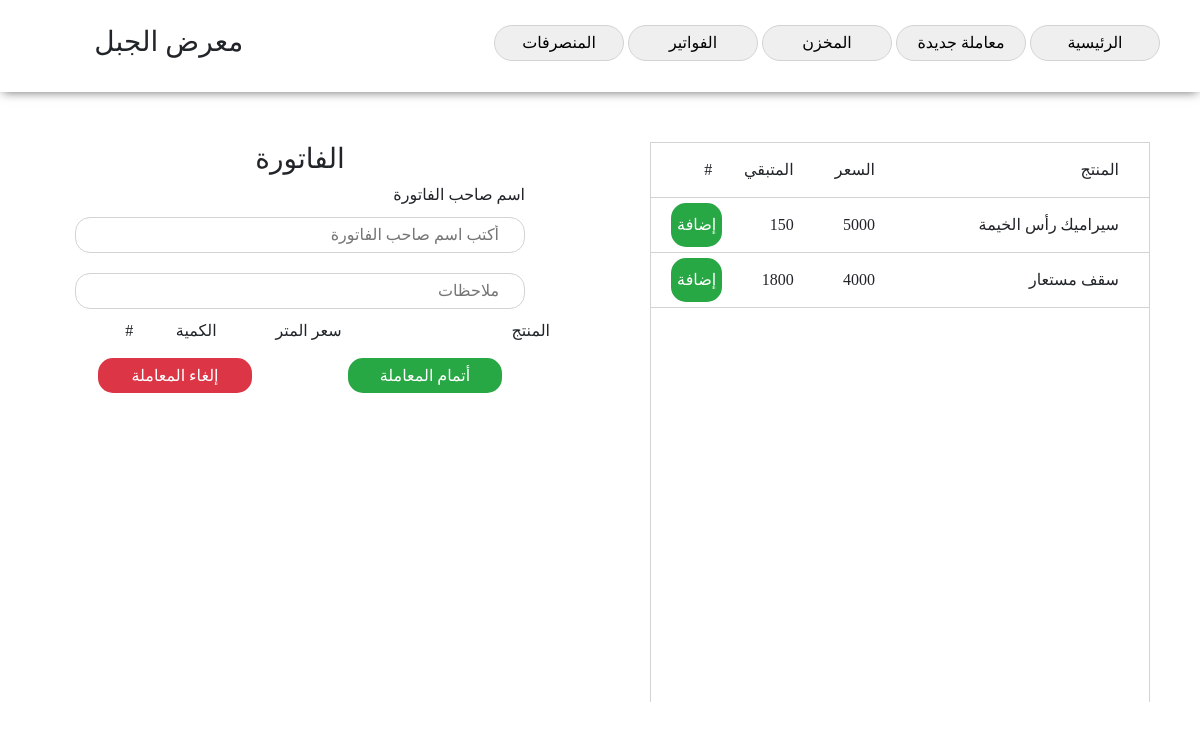
The page /deal (signed in) on the database as committed earlier.
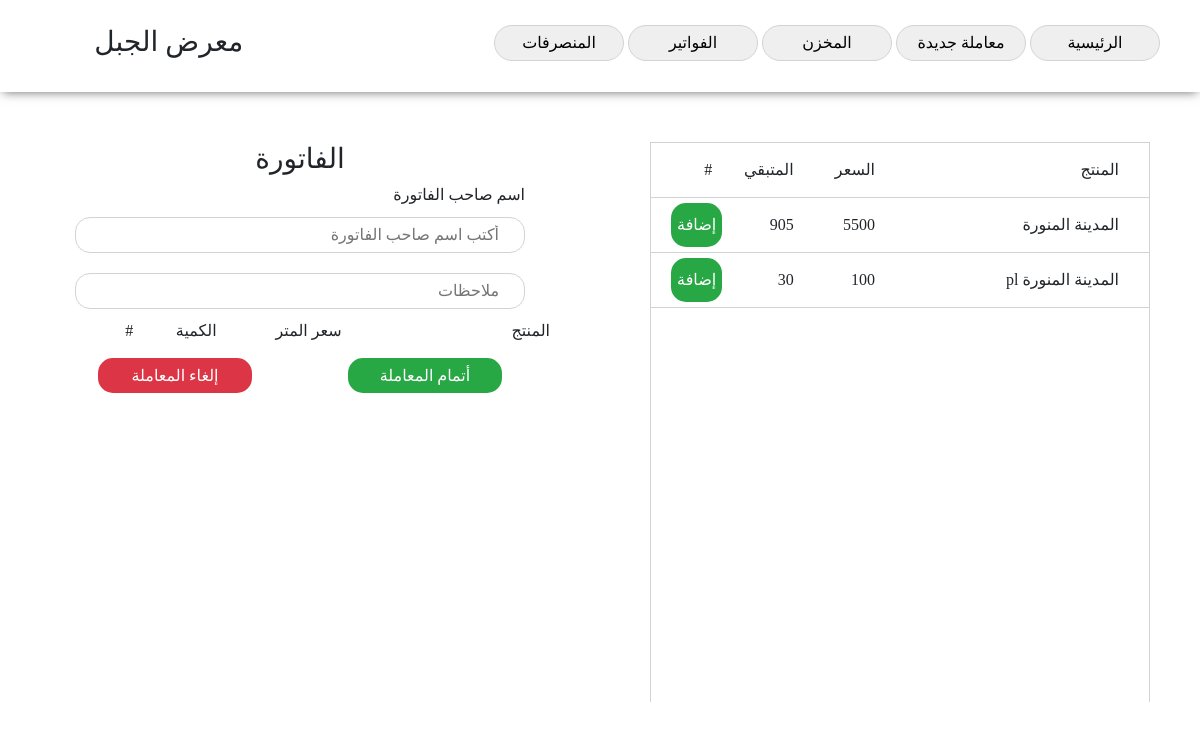
The same page on the database as committed later.
### model.py (models this page shows)
class Product(Model):
	name = CharField()
	price = IntegerField()
	mount = IntegerField()
	date = CharField()
	class Meta:
		database = db

### app.py (the view)
@app.route('/deal')
def deal():
	if not isLogedIn():
		return redirect(url_for('index'))
	products = Product.select()
	return render_template('deal.html', products=products)

### app.py (called while the page is built)
def isLogedIn():
	try:
		cookie = session['session']
		print(cookie)
		if int(cookie) > 0:
			return True
		else:
			return False
	except:
		return False

### templates/deal.html (shortened to what this page needs)
<!DOCTYPE html>
<html>
<head>
	<link rel="stylesheet" type="text/css" href="/static/css/bootstrap.css">
	<link rel="stylesheet" type="text/css" href="/static/css/fontello.css">
	<link rel="stylesheet" type="text/css" href="/static/css/style.css">
</head>
<body>
	<center>
		<nav class="shadow row">
			<div class="col-9" style="text-align: right;">
				<button
					onclick="location.href='/home'">الرئيسية</button>
				<button
					onclick="location.href='/deal'"
					>معاملة جديدة</button>
				<button
					onclick="location.href='/store'"
					>المخزن</button>
				<button
					onclick="location.href='/pills'"
					>الفواتير</button>
				<button
					onclick="location.href='/cuts'"
					>المنصرفات</button>
			</div>
			<div class="col-3">
				<h3>معرض الجبل</h3>
			</div>
		</nav>
		<div class="row">
			<div class="col-6 pill_side_container">
				<div class="products_container">
							<div class="row product">
								<div class="col-6">
									<i>
										المنتج
									</i>
								</div>
								<div class="col-2">
									<i>
										السعر
									</i>
								</div>
								<div class="col-2">
									<i>
										المتبقي
									</i>
								</div>
								<div class="col-2">
									<i>
										#
									</i>
								</div>
							</div>
					{% if products %}
						{% for pro in products %}
							<div class="row product">
								<div class="col-6">
									<i id="name{{pro.id}}">{{ pro.name }}</i>
								</div>
								<div class="col-2">
									<i id="price{{pro.id}}">{{ pro.price }}</i>
								</div>
								<div class="col-2">
									<i id="mount{{pro.id}}">{{ pro.mount }}</i>
								</div>
								<div class="col-2">
									<button id="addBtn{{ pro.id }}" onclick="addToList({{ pro.id }})">إضافة</button>
								</div>
							</div>
						{% endfor %}
					{% else %}
						<h3> لا توجد منتجات </h3>
					{% endif %}
				</div>
			</div>
			<div class="col-6 pill_side_container">
				<div>
					<h3>الفاتورة</h3>
				</div>
				<div class="pill_owner_field">
					<div>
						<i>اسم صاحب الفاتورة</i>
					</div>
					<div>
						<input type="text" id="orderOwner" placeholder="أكتب اسم صاحب الفاتورة" name="">
					</div>
					<div>
						<input type="text" id="comment" value="" placeholder="ملاحظات" name="">
					</div>
				</div>
				<div id="pill_products_container" class="pill_products_container">
					<div class="row">
						<div class="col-5">
							المنتج
						</div>
						<div class="col-3">
							سعر المتر
						</div>
						<div class="col-2">
							الكمية
						</div>
						<div class="col-2">
						    #
						</div>
					</div>
				</div>
				<div class="row">
					<div class="col-6">
						<button
							onclick="if (confirm('إتمام المعاملة')) { doTheDeal() }"
							class="pill_action_button submit_pill"
						>أتمام المعاملة</button>
					</div>
					<div class="col-6">
						<button
							onclick="location.href='/home'"
							class="pill_action_button discard_pill"
						>إلغاء المعاملة</button>
					</div>
				</div>
			</div>
		</div>
	</center>
</body>
</html>

### static/css/style.css (style rules this page uses)
body { direction: rtl; font-family: 'Cairo'; min-width: 1000px; cursor: default; }
input { outline: none; }
button { cursor: pointer; }
i { font-style: normal; }
.row { width: 100%; }
.shadow { box-shadow: 0px 3px 10px -3px dimgray; }
nav { padding: 25px }
nav button { border: solid lightgray 1px; padding: 5px; width: 130px; border-radius: 25px; }
.pill_side_container { padding: 50px; }
.products_container { border: solid lightgray 1px; border-bottom: none; height: 70vh; overflow-x: scroll; direction: ltr; }
.product { border-bottom: solid lightgray 1px; padding: 5px; direction: rtl; }
.product i { height: 100%; padding: 10px; display: inline-block; }
.product button { width: 100%; height: 100%; border: none; border-radius: 15px; color: white; background-color: var(--success); }
.pill_products_container { text-align: right; }
.pill_action_button { width: 70%; margin: 15px; border: none; color: white; border-radius: 15px; height: 35px; }
.submit_pill { background-color: var(--success); }
.discard_pill { background-color: var(--danger); }
.pill_owner_field { text-align: right; width: 90%; }
.pill_owner_field input { width: 100%; border: solid lightgray 1px; padding: 5px; border-radius: 15px; padding-left: 25px; padding-right: 25px; margin-top: 10px; margin-bottom: 10px; }
.product { text-align: right; }

Rows that differ between the two databases and show on the page:
removed Product: name "سيراميك رأس الخيمة", price "5000", mount "150"
removed Product: name "سقف مستعار", price "4000", mount "1800"
added Product: name "المدينة المنورة", price "5500", mount "905"
added Product: name "المدينة المنورة pl", price "100", mount "30"
